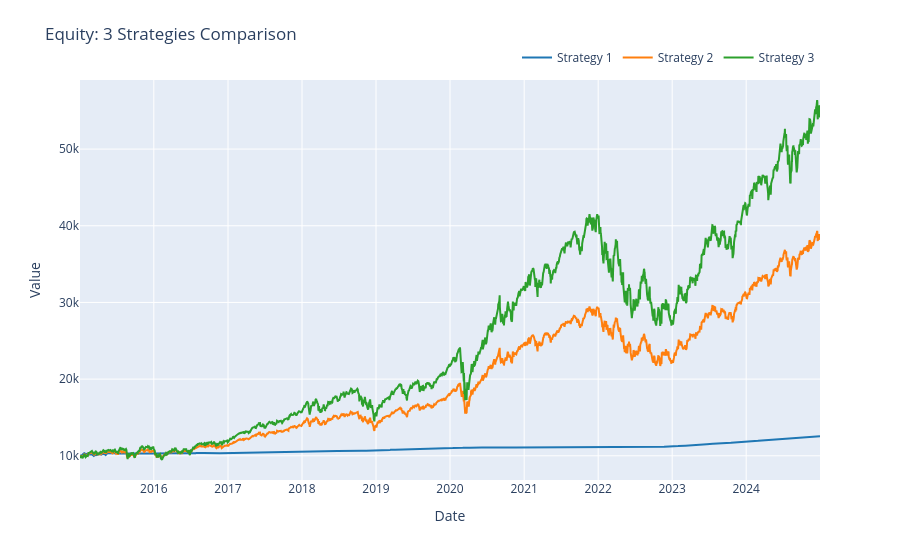

The cell this chart's notebook holds for it:
### Code cell
plot_strategy_comparison_interactive(
    result, result_fixed, result_qqq,
)

### Figure 1 — Plotly figure (JSON) as saved in the notebook; plotly's stock layout.template omitted (floating-point values rounded to 4 significant figures; data arrays with more than 128 entries replaced by an {"elided": "..."} marker saying what was removed)
{"data": [{"hovertemplate": "Date: %{x|%Y-%m-%d}<br>Strategy 1: %{y:,.2f}<extra></extra>", "line": {"color": "#1f77b4", "width": 2}, "mode": "lines", "name": "Strategy 1", "type": "scatter", "x": {"elided": "2515 str values"}, "y": {"elided": "2515 float values"}}, {"hovertemplate": "Date: %{x|%Y-%m-%d}<br>Strategy 2: %{y:,.2f}<extra></extra>", "line": {"color": "#ff7f0e", "width": 2}, "mode": "lines", "name": "Strategy 2", "type": "scatter", "x": {"elided": "2515 str values"}, "y": {"elided": "2515 float values"}}, {"hovertemplate": "Date: %{x|%Y-%m-%d}<br>Strategy 3: %{y:,.2f}<extra></extra>", "line": {"color": "#2ca02c", "width": 2}, "mode": "lines", "name": "Strategy 3", "type": "scatter", "x": {"elided": "2515 str values"}, "y": {"elided": "2515 float values"}}], "layout": {"hovermode": "closest", "legend": {"orientation": "h", "x": 1, "xanchor": "right", "y": 1.02, "yanchor": "bottom"}, "margin": {"t": 80}, "title": {"text": "Equity: 3 Strategies Comparison"}, "xaxis": {"title": {"text": "Date"}}, "yaxis": {"title": {"text": "Value"}}}}
